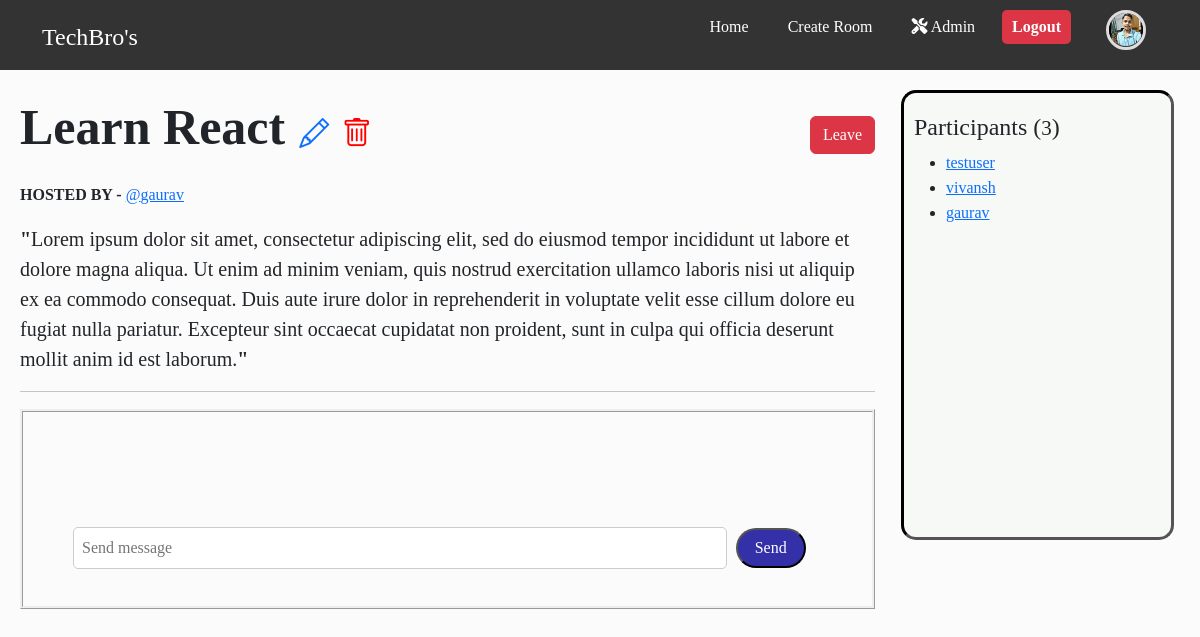
The app's page /room/16/ (signed in) with its own data.
### main/models.py (models this page shows, shortened)
class Profile(models.Model):
    user = models.OneToOneField(User,on_delete=models.CASCADE)
    profile_pic = models.ImageField(upload_to='profile_images/',default='profile_images/default.jpg' , blank=True,null=True)

class Room(models.Model):
    topics = models.ManyToManyField(Topic,related_name="rooms")
    host = models.ForeignKey(User,on_delete=models.SET_NULL,null=True)
    name = models.CharField(max_length=200,)
    description = models.TextField(null=True, blank=True)
    participants = models.ManyToManyField(User,related_name='joined_rooms',through='Membership')
    updated = models.DateTimeField(auto_now=True)
    created = models.DateTimeField(auto_now_add=True)
    class Meta():
        ordering = ['-updated','-created']

### main/views.py (the view)
# urls.py: path('room/<int:pk>/',views.room,name='room'),
def room(request,pk):
    room = get_object_or_404(Room,pk = pk)
    participant_count = room.participants.all().count()
    is_member = Membership.objects.filter(user=request.user , room=room).exists() if request.user.is_authenticated else False
    return render(request,'room.html',{'room':room,'is_member':is_member,'participant_count':participant_count})

### templates/room.html (shortened to what this page needs)
{% extends "base.html" %}
{% load static %}
{% block content %}
<div class='room_container'>
    <main>
        <div style="display:  flex; justify-content: space-between; align-items: center;">
            <p>
                <span style="font-size:50px; font-weight:bold; margin-right:10px;">{{room.name}}</span>
                {% if request.user == room.host %}
                    <span style="font-size:30px;" >
                        <a href="{% url "update-room" room.id %}"><i class="bi bi-pencil"></i></a>
                        <a href="{% url 'delete-room' room.id %}" class="delete-icon"><i class="bi bi-trash"></i></i></a>
                    </span>
                {% elif request.user.is_superuser %}
                    <span style="font-size:30px;">
                        <a href="{% url 'delete-room' room.id %}" class="delete-icon"><i class="bi bi-trash"></i></i></a>
                    </span>
                {% endif %}
            </p>
            <span >
                {% if user.is_authenticated %}
                    {% if is_member %}
                        <form action="{% url "leave-room" room.id %}" method='POST'>
                            <button type="submit" class="btn btn-danger" > Leave </button>
                        </form>
                    {% else %}
                        <form action="{% url "join-room" room.id %}" method="POST">
                            {% csrf_token %}
                            <span><button type='submit' class="btn btn-success">Join</button></span>
                        </form>
                    {% endif %}
                {% endif %}
            </span>
        </div>
        <p style="margin-botton:2px;"><b>HOSTED BY - </b><a href="{% url "user-profile" room.host.id %}">@{{room.host}}</a></p>
        <p class="room-desc"><b>"</b>{{room.description}}<b>"</b></p>
        <hr>
        {% if user.is_authenticated %}
            {% if is_member %}
                <div class="message-container">
                    <div class="message-container-top">
                    </div>
                    <div class="message-container-bottom">
                        <form  id = "message-form">
                            <input type="text" name='text' placeholder='Send message' required='True' class="message-input" id="message-input" autocomplete="off" />
                            <button type ='submit' class="message-send-button">Send</button>
                        </form>
                    </div>
                </div>
            {% endif %}
        {% else %}
        <p class="login-from-room"><a href="{% url "login" %}" style="margin-right:6px; ">Login </a>to join group</p>
        {% endif %}
    </main>
    <aside class="paricipants-container">
        <h4>Participants (<small>{{participant_count}}</small>)</h4>
        <ul>
            {% for participant in room.participants.all  %}
            <li><a href="{% url "user-profile" participant.id %}">{{participant.username}}</a></li>
            {% endfor %}
         </ul>
    </aside>
</div>
{% endblock content %}

### templates/base.html (shortened to what this page needs)
<!DOCTYPE html>
{% load static %}
<html lang="en">
  <head>
    <link
      href="https://cdn.jsdelivr.net/npm/bootstrap@5.3.0/dist/css/bootstrap.min.css"
      rel="stylesheet"
    />
    <link rel="stylesheet" href="https://cdnjs.cloudflare.com/ajax/libs/font-awesome/6.5.1/css/all.min.css">
    <link rel="stylesheet" href="https://cdn.jsdelivr.net/npm/bootstrap-icons/font/bootstrap-icons.css">
    <link rel="stylesheet" href="{% static 'css/style.css' %}">
  </head>
  <body>
    <nav class="navbar-cus">
      <div class="container">
        <a href="{% url 'home' %}" class="navbar-brand">TechBro's</a>
        <ul class="nav-links" id="navLinks">
          <li class="nav-item-to-edit"> <a href="{% url 'home' %}">Home</a></li>
            {% if request.user.is_authenticated %}
              <li class="nav-item-to-edit"><a href="{% url 'create-room' %}">Create Room</a></li>
              {% if request.user.is_superuser %}
                <li class="nav-item-to-edit"><a href="{% url 'admin:index' %}" class="Admin"><i class="fa-solid fa-screwdriver-wrench "></i> Admin</a></li>
              {% endif %}
              <li id="nav-logout-button">
                <form action="{% url 'logout' %}" method="POST">
                  <button type="submit" class="logout-button">Logout</button>
                </form>
              </li>
              <li><a href="{% url 'user-profile' request.user.id %}" ><img src="{{ request.user.profile.profile_pic.url }}" alt="Profile Picture" class='navbar-profile-pic'></a></li>
          {% endif %}
        </ul>
      </div>
    </nav>
    {% block content %} {% endblock content %}
  </body>
</html>

### static/css/style.css (style rules this page uses)
* { margin: 0; padding-bottom: 1px; box-sizing: border-box; }
body { background-color: #FBFBFB; font-family: 'Times New Roman', Times, serif; }
.room_container { display: grid; grid-template-columns: 3fr 1fr; gap: 20px; padding: 20px; }
.room-desc { font-size: 20px; }
.logout-button { background-color: #dc3545; color: white; margin-right : 8px; padding: 5px 10px; border: none; border-radius: 5px; font-weight: bold; cursor: pointer; transition: background-color 0.3s ease; }
.paricipants-container { height: 450px; overflow-y: auto; padding: 20px 10px 20px 10px; margin-left: 6px; margin-right: 6px; border-style : inset; border-radius: 15px; border-color: black; background-color:#F7F9F7; }
.message-container { min-height: 200px; max-height: 500px; display: flex; flex-direction: column; border-style :ridge ; margin-bottom: 10px; padding: 10px 20px 10px 20px; }
.message-container-top { flex: 5; height: 80%; overflow-y: auto; margin-bottom: 10px; padding: 10px 20px 10px 20px; }
.message-container-bottom { flex: 0.5; margin-bottom: 10px; padding: 10px 20px 10px 20px; }
.message-input { width: 85%; padding: 8px; margin-right: 5px; margin-left: 10px; border: 1px solid #ccc; border-radius: 5px; }
.message-send-button { background-color: #3430a7; color: white; height: 40px; border-radius: 20px; width: 70px; }
.delete-icon { position: relative; cursor: pointer; color: red; margin-left: 5px; border-style: none; }
.navbar-cus { background: #333; color: white; display: flex; justify-content: space-between; align-items: center; margin: 0px; }
.navbar-cus .container { padding-top: 5px; display: flex; justify-content: space-between; align-items:center; width: 100%; }
.navbar-brand { font-size: 1.5rem; text-decoration: none; color: white; }
.nav-links { list-style: none; display: flex; gap: 15px; }
.nav-item-to-edit { display: inline; margin-top: 10px; }
.nav-links li a { text-decoration: none; color: white; padding: 8px 12px; transition: font-weight 0.2s ease; }
#nav-logout-button { margin-top: 5px; }
.navbar-profile-pic { width: 40px; height: 40px; border-radius: 100%; object-fit: cover; margin-top: 5px; border: 3px solid #ddd; transition: transform 0.3s ease-in-out; }

### records on screen
Room: name "Learn React", host "gaurav", description "Lorem ipsum dolor sit amet, consectetur adipiscing elit, sed do eiusmod tempor incididunt ut labore et dolore magna aliqua. Ut enim ad minim veniam, quis nostrud exercitation ullamco laboris nisi ut aliquip ex ea commodo consequat. Duis aute irure dolor in reprehenderit in voluptate velit esse cillum dolore eu fugiat nulla pariatur. Excepteur sint occaecat cupidatat non proident, sunt in culpa qui officia deserunt mollit anim id est laborum."

### other values on screen
{{ participant_count }} "3"
{{ participant.username }} "testuser"
{{ participant.username }} "vivansh"
{{ participant.username }} "gaurav"
